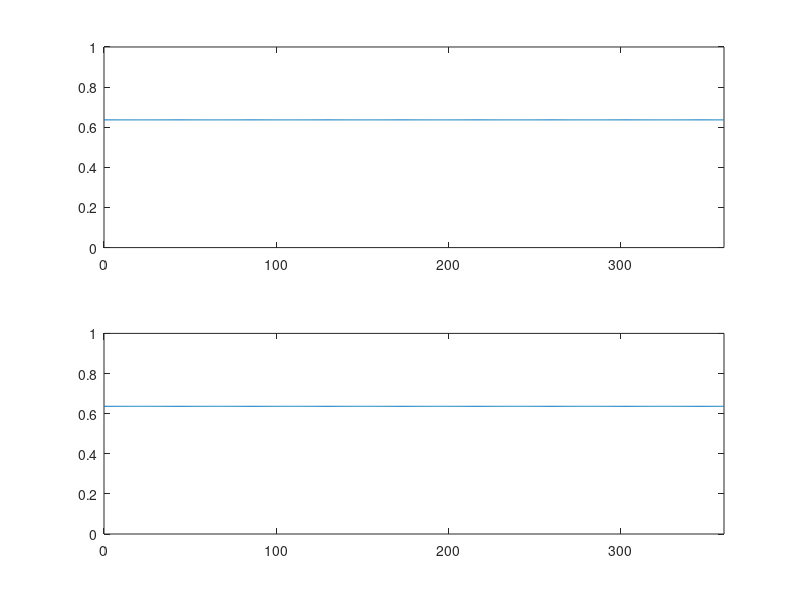

Here is the MATLAB script that generated this plot: (Note: this script raises an error after producing the figure.)
figure1=figure(1);
axes1 = axes('Parent',figure1);
hold(axes1,'on');

mx="0";
for m=0:0.2:1
theta_f1=0:0.01:2*pi;
dead_time=0.00;
n=0;
D1=(1+m*sin(theta_f1)+(n/6)*sawtooth(3*theta_f1+pi/2,1/2))/2;
D1(D1<dead_time)=dead_time;
D1(D1>(1-dead_time))=1-dead_time;
% S1=(2/pi)*sin(pi*D1)*cos(theta_c);
S1=(2/pi)*sin(pi*(D1));
theta_f2=theta_f1-2*pi/3;
D2=(1+m*sin(theta_f2)+(n/6)*sawtooth(3*theta_f2+pi/2,1/2))/2;
D2(D2<dead_time)=dead_time;
D2(D2>(1-dead_time))=1-dead_time;
D2=(1+m*sin(theta_f2)+(n/6)*sawtooth(3*theta_f2+pi/2,1/2))/2;
S2=(2/pi)*sin(pi*(D2));

subplot(2,1,1)
plot(theta_f1*180/pi,S1)
hold on;
ylim([0 1])
xlim([0 360])
subplot(2,1,2)
plot(theta_f1*180/pi,S2)
hold on;
ylim([0 1])
xlim([0 360])
mx=[mx, strcat("ma=",string(m))];
end

mx=mx(2:end);

box(axes1,'on');
hold(axes1,'off');
% grid on;
% Set the remaining axes properties
% set(axes1,'XTick',0:60:360,'XTickLabel',{'0','\pi/3','2\pi/3','\pi','4\pi/3','5\pi/3','2\pi'}, ...
%     'FontName','TimesNewRoman','FontSize',16);
set(axes1,'XTick',0:60:360, ...
    'FontName','TimesNewRoman','FontSize',14);
set(axes1,'YTick',0:0.2:1, ...
    'FontName','TimesNewRoman','FontSize',14);
set(axes1,'defaultAxesTickLabelInterpreter','latex'); 


legend1 = legend(axes1,'show',mx,'FontName','TimesNewRoman','FontSize',10);
set(legend1,...
    'Location','Best',...
    'EdgeColor','none',...
    'Color','white');
ylabel('Carrier Phase Shift ($^o$)','FontName','TimesNewRoman','FontSize',20)
xlabel('Phase of Reference-A ($^o$)','FontName','TimesNewRoman','FontSize',16)

%%
